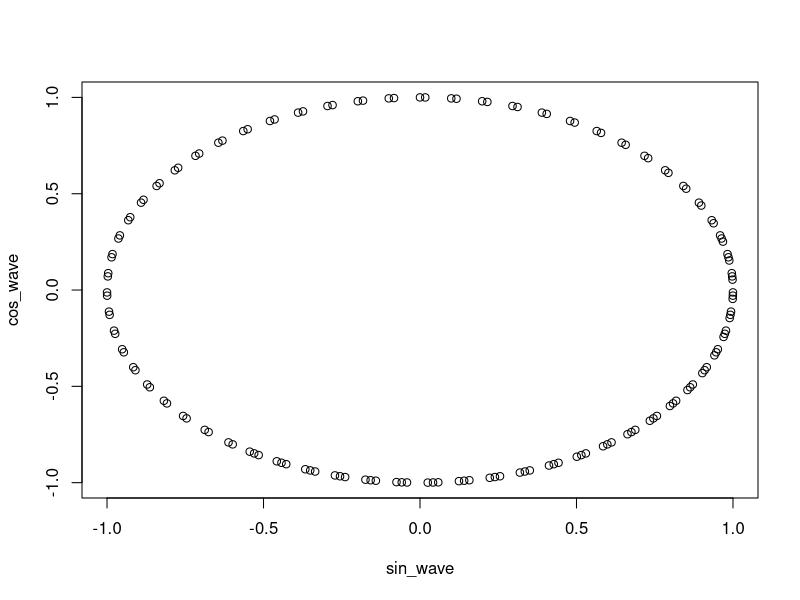

Write the R code that produced this figure.
# Exercise 1: creating and operating on vectors

# Create a vector `names` that contains your name and the names of 2 people 
# next to you. Print the vector.
names <- c("Jennifer", "Bill", "Angela")

# Use the colon operator : to create a vector `n` of numbers from 10:49
n <- c(10:49)

# Use the `length()` function to get the number of elements in `n`
length(n)

# Add 1 to each element in `n` and print the result
n+1

# Create a vector `m` that contains the numbers 10 to 1 (in that order). 
# Hint: use the `seq()` function
m <- seq(10, 1)

# Subtract `m` FROM `n`. Note the recycling!
n-m

# Use the `seq()` function to produce a range of numbers from -5 to 10 in `0.1`
# increments. Store it in a variable `x_range`
x_range <- seq(-5, 10, .1)

# Create a vector `sin_wave` by calling the `sin()` function on each element 
# in `x_range`.
sin_wave<- sin(x_range)

# Create a vector `cos_wave` by calling the `cos()` function on each element 
# in `x_range`.
cos_wave <- cos(x_range)

# Create a vector `wave` by multiplying `sin_wave` and `cos_wave` together, then
# adding `sin_wave` to the product
wave <- (sin_wave*cos_wave)+sin_wave

# Use the `plot()` function to plot your `wave`!
plot(sin_wave, cos_wave)
